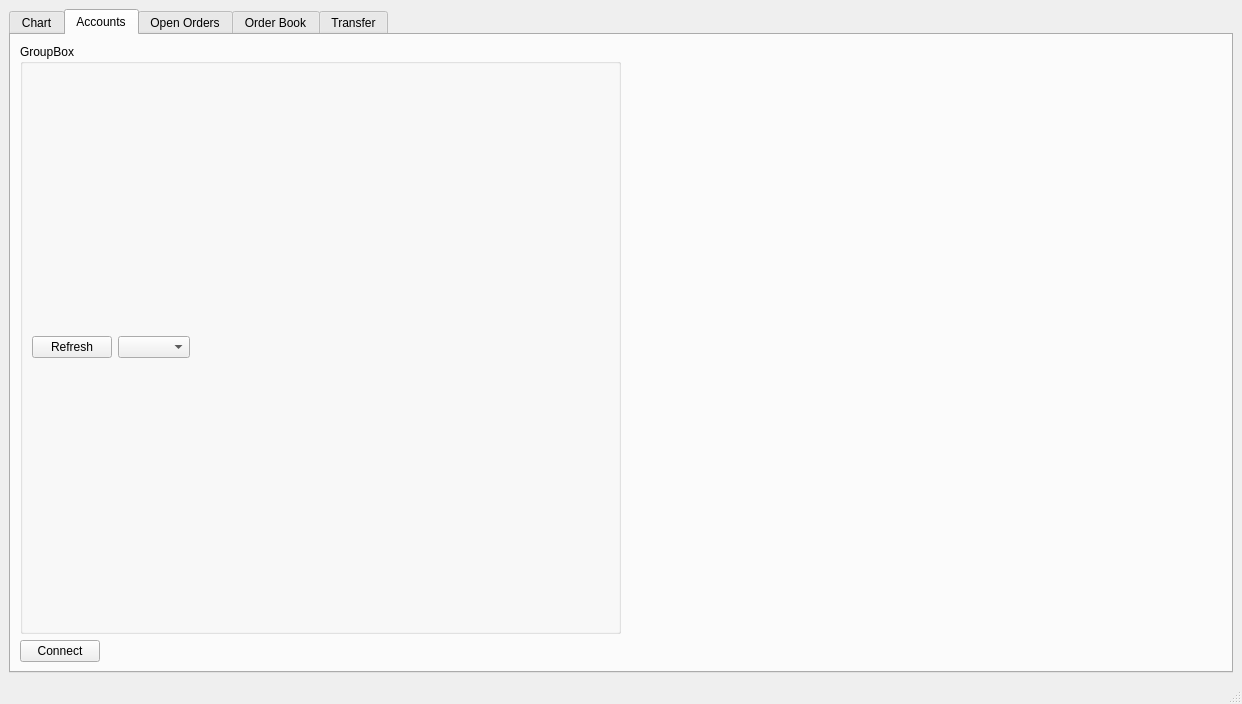
<?xml version="1.0" encoding="UTF-8"?>
<ui version="4.0">
 <class>GroxMainWindow</class>
 <widget class="QMainWindow" name="GroxMainWindow">
  <property name="geometry">
   <rect>
    <x>0</x>
    <y>0</y>
    <width>1242</width>
    <height>704</height>
   </rect>
  </property>
  <property name="windowTitle">
   <string>GroxMainWindow</string>
  </property>
  <widget class="QWidget" name="centralwidget">
   <layout class="QVBoxLayout" name="verticalLayout_2">
    <item>
     <layout class="QHBoxLayout" name="horizontalLayout">
      <item>
       <widget class="QTabWidget" name="tabWidget">
        <property name="sizePolicy">
         <sizepolicy hsizetype="Expanding" vsizetype="Expanding">
          <horstretch>1</horstretch>
          <verstretch>1</verstretch>
         </sizepolicy>
        </property>
        <property name="currentIndex">
         <number>1</number>
        </property>
        <widget class="QWidget" name="chart_tab">
         <attribute name="title">
          <string>Chart</string>
         </attribute>
         <layout class="QVBoxLayout" name="verticalLayout_3">
          <item>
           <widget class="QSplitter" name="splitter_2">
            <property name="orientation">
             <enum>Qt::Vertical</enum>
            </property>
            <widget class="QWidget" name="horizontalLayoutWidget">
             <layout class="QHBoxLayout" name="candlestick_layout"/>
            </widget>
            <widget class="QWidget" name="verticalLayoutWidget">
             <layout class="QVBoxLayout" name="volume_layout"/>
            </widget>
           </widget>
          </item>
         </layout>
        </widget>
        <widget class="QWidget" name="tab">
         <attribute name="title">
          <string>Accounts</string>
         </attribute>
         <layout class="QGridLayout" name="gridLayout_2">
          <item row="0" column="0">
           <widget class="QGroupBox" name="accounts_group">
            <property name="sizePolicy">
             <sizepolicy hsizetype="Preferred" vsizetype="Expanding">
              <horstretch>0</horstretch>
              <verstretch>0</verstretch>
             </sizepolicy>
            </property>
            <property name="title">
             <string>GroupBox</string>
            </property>
            <layout class="QVBoxLayout" name="verticalLayout_4">
             <item>
              <layout class="QVBoxLayout" name="verticalLayout">
               <item>
                <layout class="QHBoxLayout" name="horizontalLayout_6">
                 <item>
                  <widget class="QPushButton" name="account_update">
                   <property name="sizePolicy">
                    <sizepolicy hsizetype="Preferred" vsizetype="Fixed">
                     <horstretch>0</horstretch>
                     <verstretch>0</verstretch>
                    </sizepolicy>
                   </property>
                   <property name="text">
                    <string>Refresh</string>
                   </property>
                   <property name="autoDefault">
                    <bool>false</bool>
                   </property>
                  </widget>
                 </item>
                 <item>
                  <widget class="QComboBox" name="xrp_acct_combo"/>
                 </item>
                 <item>
                  <spacer name="horizontalSpacer_2">
                   <property name="orientation">
                    <enum>Qt::Horizontal</enum>
                   </property>
                   <property name="sizeHint" stdset="0">
                    <size>
                     <width>40</width>
                     <height>20</height>
                    </size>
                   </property>
                  </spacer>
                 </item>
                </layout>
               </item>
              </layout>
             </item>
            </layout>
           </widget>
          </item>
          <item row="0" column="1">
           <spacer name="horizontalSpacer_3">
            <property name="orientation">
             <enum>Qt::Horizontal</enum>
            </property>
            <property name="sizeHint" stdset="0">
             <size>
              <width>40</width>
              <height>20</height>
             </size>
            </property>
           </spacer>
          </item>
          <item row="1" column="0">
           <layout class="QHBoxLayout" name="topLayout">
            <property name="sizeConstraint">
             <enum>QLayout::SetDefaultConstraint</enum>
            </property>
            <item>
             <widget class="QPushButton" name="connect_button">
              <property name="text">
               <string>Connect</string>
              </property>
             </widget>
            </item>
            <item>
             <spacer name="horizontalSpacer">
              <property name="orientation">
               <enum>Qt::Horizontal</enum>
              </property>
              <property name="sizeHint" stdset="0">
               <size>
                <width>40</width>
                <height>20</height>
               </size>
              </property>
             </spacer>
            </item>
           </layout>
          </item>
         </layout>
        </widget>
        <widget class="QWidget" name="tab_3">
         <attribute name="title">
          <string>Open Orders</string>
         </attribute>
         <layout class="QHBoxLayout" name="horizontalLayout_2">
          <item>
           <widget class="QFrame" name="frame_4">
            <property name="frameShape">
             <enum>QFrame::StyledPanel</enum>
            </property>
            <property name="frameShadow">
             <enum>QFrame::Raised</enum>
            </property>
            <widget class="QWidget" name="layoutWidget">
             <property name="geometry">
              <rect>
               <x>10</x>
               <y>10</y>
               <width>331</width>
               <height>27</height>
              </rect>
             </property>
             <layout class="QHBoxLayout" name="horizontalLayout_7">
              <item>
               <widget class="QPushButton" name="account_update_2">
                <property name="sizePolicy">
                 <sizepolicy hsizetype="Preferred" vsizetype="Fixed">
                  <horstretch>0</horstretch>
                  <verstretch>0</verstretch>
                 </sizepolicy>
                </property>
                <property name="text">
                 <string>Refresh</string>
                </property>
                <property name="autoDefault">
                 <bool>false</bool>
                </property>
               </widget>
              </item>
              <item>
               <widget class="QComboBox" name="all_acct_combo"/>
              </item>
              <item>
               <spacer name="horizontalSpacer_4">
                <property name="orientation">
                 <enum>Qt::Horizontal</enum>
                </property>
                <property name="sizeHint" stdset="0">
                 <size>
                  <width>40</width>
                  <height>20</height>
                 </size>
                </property>
               </spacer>
              </item>
             </layout>
            </widget>
           </widget>
          </item>
          <item>
           <widget class="QSplitter" name="splitter_4">
            <property name="orientation">
             <enum>Qt::Vertical</enum>
            </property>
            <widget class="QPlainTextEdit" name="bitstamp_buy">
             <property name="sizePolicy">
              <sizepolicy hsizetype="Expanding" vsizetype="Expanding">
               <horstretch>0</horstretch>
               <verstretch>0</verstretch>
              </sizepolicy>
             </property>
             <property name="minimumSize">
              <size>
               <width>0</width>
               <height>0</height>
              </size>
             </property>
             <property name="maximumSize">
              <size>
               <width>700</width>
               <height>16777215</height>
              </size>
             </property>
             <property name="font">
              <font>
               <family>Courier</family>
              </font>
             </property>
            </widget>
            <widget class="QPlainTextEdit" name="bitstamp_sell">
             <property name="sizePolicy">
              <sizepolicy hsizetype="Expanding" vsizetype="Expanding">
               <horstretch>0</horstretch>
               <verstretch>0</verstretch>
              </sizepolicy>
             </property>
             <property name="minimumSize">
              <size>
               <width>0</width>
               <height>0</height>
              </size>
             </property>
             <property name="maximumSize">
              <size>
               <width>700</width>
               <height>16777215</height>
              </size>
             </property>
             <property name="font">
              <font>
               <family>Courier</family>
              </font>
             </property>
            </widget>
           </widget>
          </item>
          <item>
           <widget class="QSplitter" name="splitter_6">
            <property name="orientation">
             <enum>Qt::Vertical</enum>
            </property>
            <widget class="QPlainTextEdit" name="xrp_buy">
             <property name="sizePolicy">
              <sizepolicy hsizetype="Expanding" vsizetype="Expanding">
               <horstretch>0</horstretch>
               <verstretch>0</verstretch>
              </sizepolicy>
             </property>
             <property name="minimumSize">
              <size>
               <width>0</width>
               <height>0</height>
              </size>
             </property>
             <property name="maximumSize">
              <size>
               <width>700</width>
               <height>16777215</height>
              </size>
             </property>
             <property name="font">
              <font>
               <family>Courier</family>
              </font>
             </property>
            </widget>
            <widget class="QPlainTextEdit" name="xrp_sell">
             <property name="sizePolicy">
              <sizepolicy hsizetype="Expanding" vsizetype="Expanding">
               <horstretch>0</horstretch>
               <verstretch>0</verstretch>
              </sizepolicy>
             </property>
             <property name="minimumSize">
              <size>
               <width>0</width>
               <height>0</height>
              </size>
             </property>
             <property name="maximumSize">
              <size>
               <width>700</width>
               <height>16777215</height>
              </size>
             </property>
             <property name="font">
              <font>
               <family>Courier</family>
              </font>
             </property>
            </widget>
           </widget>
          </item>
         </layout>
        </widget>
        <widget class="QWidget" name="tab_5">
         <attribute name="title">
          <string>Order Book</string>
         </attribute>
         <layout class="QHBoxLayout" name="horizontalLayout_5">
          <item>
           <widget class="QSplitter" name="splitter_5">
            <property name="orientation">
             <enum>Qt::Vertical</enum>
            </property>
            <widget class="QFrame" name="frame_2">
             <property name="frameShape">
              <enum>QFrame::StyledPanel</enum>
             </property>
             <property name="frameShadow">
              <enum>QFrame::Raised</enum>
             </property>
             <layout class="QHBoxLayout" name="horizontalLayout_4">
              <item>
               <widget class="QSplitter" name="splitter_3">
                <property name="orientation">
                 <enum>Qt::Vertical</enum>
                </property>
                <widget class="QWidget" name="horizontalLayoutWidget_2">
                 <layout class="QHBoxLayout" name="order_plot_layout"/>
                </widget>
                <widget class="QFrame" name="frame">
                 <property name="frameShape">
                  <enum>QFrame::StyledPanel</enum>
                 </property>
                 <property name="frameShadow">
                  <enum>QFrame::Raised</enum>
                 </property>
                 <layout class="QGridLayout" name="gridLayout">
                  <item row="0" column="0">
                   <widget class="QFrame" name="frame_3">
                    <property name="frameShape">
                     <enum>QFrame::StyledPanel</enum>
                    </property>
                    <property name="frameShadow">
                     <enum>QFrame::Raised</enum>
                    </property>
                    <layout class="QGridLayout" name="gridLayout_6">
                     <item row="3" column="1">
                      <spacer name="verticalSpacer_2">
                       <property name="orientation">
                        <enum>Qt::Vertical</enum>
                       </property>
                       <property name="sizeHint" stdset="0">
                        <size>
                         <width>20</width>
                         <height>40</height>
                        </size>
                       </property>
                      </spacer>
                     </item>
                     <item row="0" column="0">
                      <widget class="QCheckBox" name="enable_arbitrage">
                       <property name="text">
                        <string>Enable arbitrage</string>
                       </property>
                       <property name="checked">
                        <bool>false</bool>
                       </property>
                      </widget>
                     </item>
                     <item row="1" column="0">
                      <widget class="QCheckBox" name="arbitrage_test_mode">
                       <property name="text">
                        <string>Arbitrage Test Mode</string>
                       </property>
                       <property name="checked">
                        <bool>false</bool>
                       </property>
                      </widget>
                     </item>
                     <item row="2" column="0">
                      <widget class="QLabel" name="label">
                       <property name="text">
                        <string>TextLabel</string>
                       </property>
                      </widget>
                     </item>
                     <item row="1" column="1">
                      <widget class="QLineEdit" name="arbitrage_test_offset">
                       <property name="text">
                        <string>0.015</string>
                       </property>
                      </widget>
                     </item>
                     <item row="1" column="2">
                      <spacer name="horizontalSpacer_5">
                       <property name="orientation">
                        <enum>Qt::Horizontal</enum>
                       </property>
                       <property name="sizeHint" stdset="0">
                        <size>
                         <width>40</width>
                         <height>20</height>
                        </size>
                       </property>
                      </spacer>
                     </item>
                    </layout>
                   </widget>
                  </item>
                 </layout>
                </widget>
               </widget>
              </item>
              <item>
               <widget class="QSplitter" name="splitter">
                <property name="orientation">
                 <enum>Qt::Vertical</enum>
                </property>
                <widget class="QPlainTextEdit" name="order_book_bitstamp">
                 <property name="sizePolicy">
                  <sizepolicy hsizetype="Expanding" vsizetype="Expanding">
                   <horstretch>0</horstretch>
                   <verstretch>0</verstretch>
                  </sizepolicy>
                 </property>
                 <property name="minimumSize">
                  <size>
                   <width>700</width>
                   <height>0</height>
                  </size>
                 </property>
                 <property name="maximumSize">
                  <size>
                   <width>700</width>
                   <height>16777215</height>
                  </size>
                 </property>
                 <property name="font">
                  <font>
                   <family>Courier</family>
                  </font>
                 </property>
                </widget>
                <widget class="QPlainTextEdit" name="order_book_xrpl">
                 <property name="sizePolicy">
                  <sizepolicy hsizetype="Expanding" vsizetype="Expanding">
                   <horstretch>0</horstretch>
                   <verstretch>0</verstretch>
                  </sizepolicy>
                 </property>
                 <property name="minimumSize">
                  <size>
                   <width>700</width>
                   <height>0</height>
                  </size>
                 </property>
                 <property name="maximumSize">
                  <size>
                   <width>700</width>
                   <height>16777215</height>
                  </size>
                 </property>
                 <property name="font">
                  <font>
                   <family>Courier</family>
                  </font>
                 </property>
                </widget>
               </widget>
              </item>
             </layout>
            </widget>
            <widget class="QPlainTextEdit" name="arbitrage_orders">
             <property name="sizePolicy">
              <sizepolicy hsizetype="Expanding" vsizetype="Expanding">
               <horstretch>0</horstretch>
               <verstretch>1</verstretch>
              </sizepolicy>
             </property>
             <property name="minimumSize">
              <size>
               <width>1200</width>
               <height>0</height>
              </size>
             </property>
             <property name="font">
              <font>
               <family>Courier 10 Pitch</family>
              </font>
             </property>
            </widget>
           </widget>
          </item>
         </layout>
        </widget>
        <widget class="QWidget" name="tab_2">
         <attribute name="title">
          <string>Transfer</string>
         </attribute>
        </widget>
       </widget>
      </item>
     </layout>
    </item>
   </layout>
  </widget>
  <widget class="QMenuBar" name="menubar">
   <property name="geometry">
    <rect>
     <x>0</x>
     <y>0</y>
     <width>1242</width>
     <height>22</height>
    </rect>
   </property>
  </widget>
  <widget class="QStatusBar" name="statusbar"/>
 </widget>
 <resources>
  <include location="grox.qrc"/>
 </resources>
 <connections/>
</ui>
